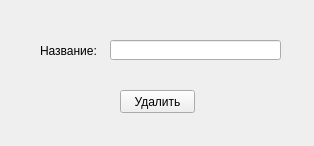
<?xml version="1.0" encoding="UTF-8"?>
<ui version="4.0">
 <class>DelPostForm</class>
 <widget class="QWidget" name="DelPostForm">
  <property name="geometry">
   <rect>
    <x>0</x>
    <y>0</y>
    <width>314</width>
    <height>146</height>
   </rect>
  </property>
  <property name="windowTitle">
   <string>Form</string>
  </property>
  <widget class="QLineEdit" name="lineEdit">
   <property name="geometry">
    <rect>
     <x>110</x>
     <y>40</y>
     <width>171</width>
     <height>20</height>
    </rect>
   </property>
  </widget>
  <widget class="QLabel" name="label">
   <property name="geometry">
    <rect>
     <x>40</x>
     <y>40</y>
     <width>61</width>
     <height>21</height>
    </rect>
   </property>
   <property name="text">
    <string>Название:</string>
   </property>
  </widget>
  <widget class="QPushButton" name="pushButton">
   <property name="geometry">
    <rect>
     <x>120</x>
     <y>90</y>
     <width>75</width>
     <height>23</height>
    </rect>
   </property>
   <property name="text">
    <string>Удалить</string>
   </property>
  </widget>
 </widget>
 <resources/>
 <connections/>
</ui>
